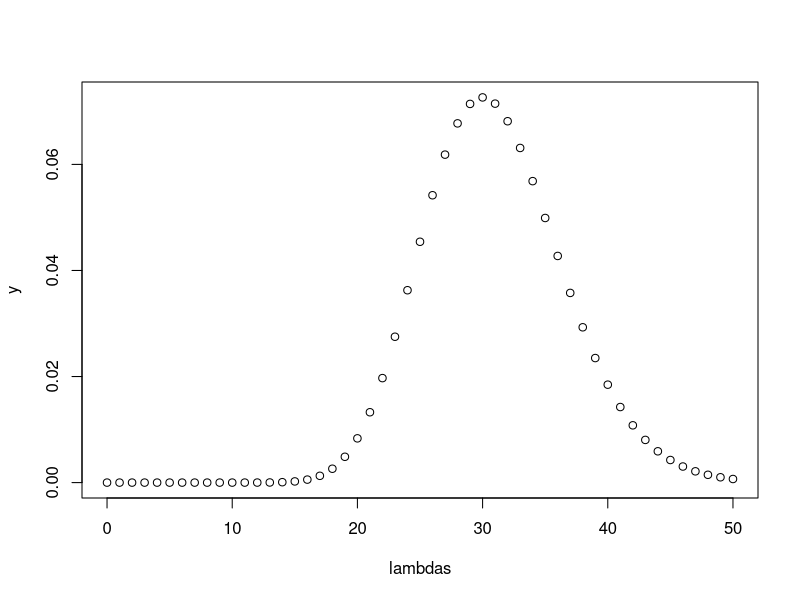
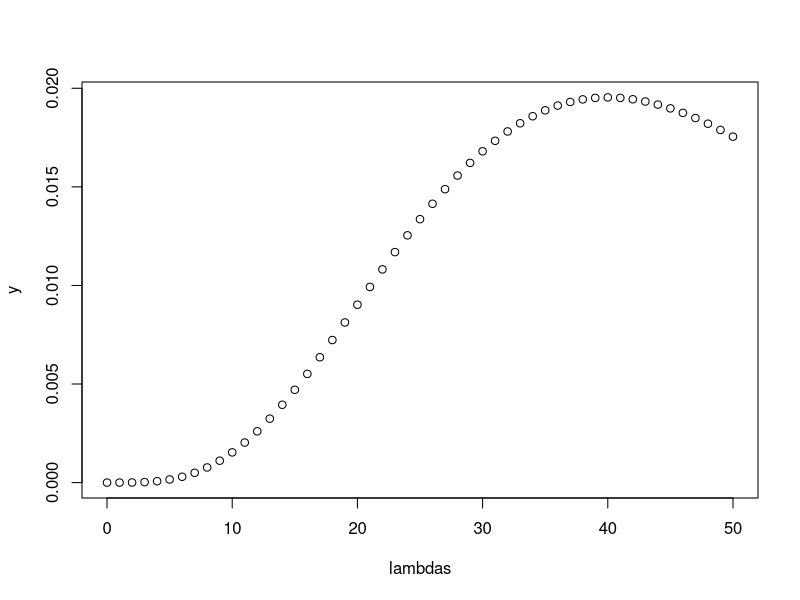
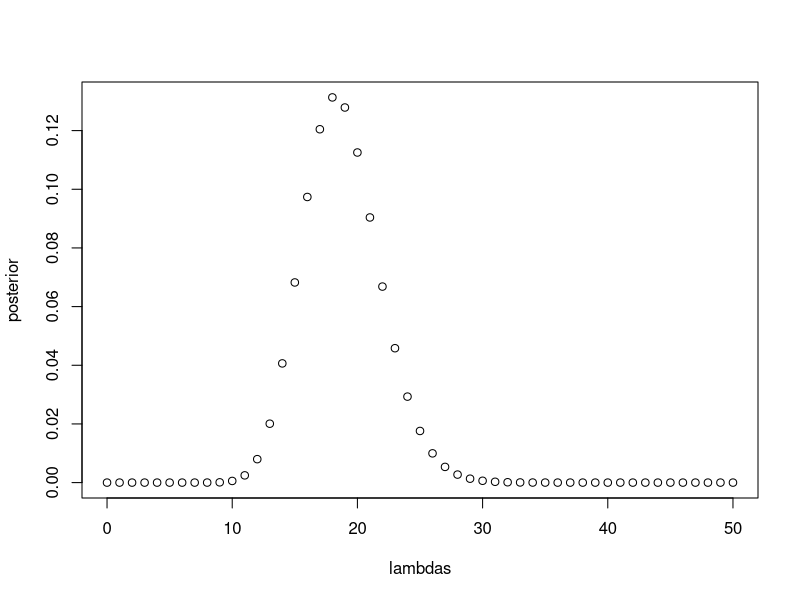
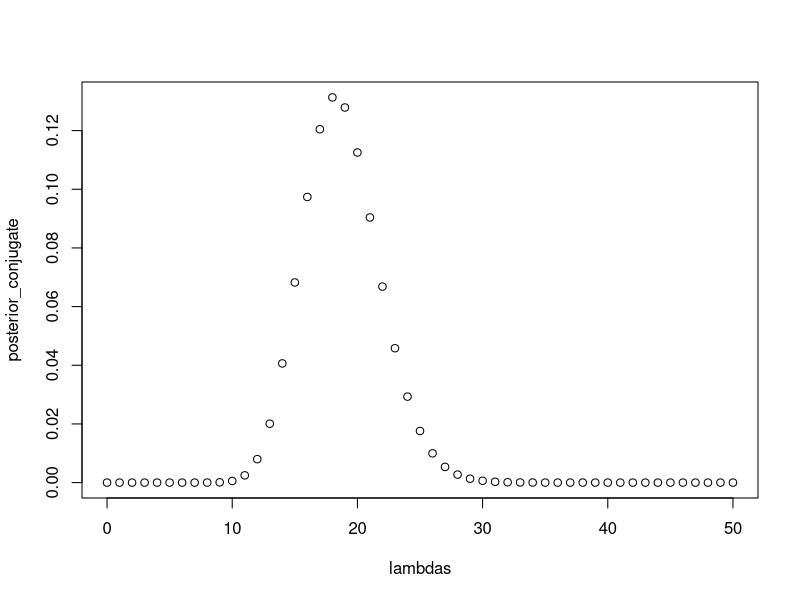
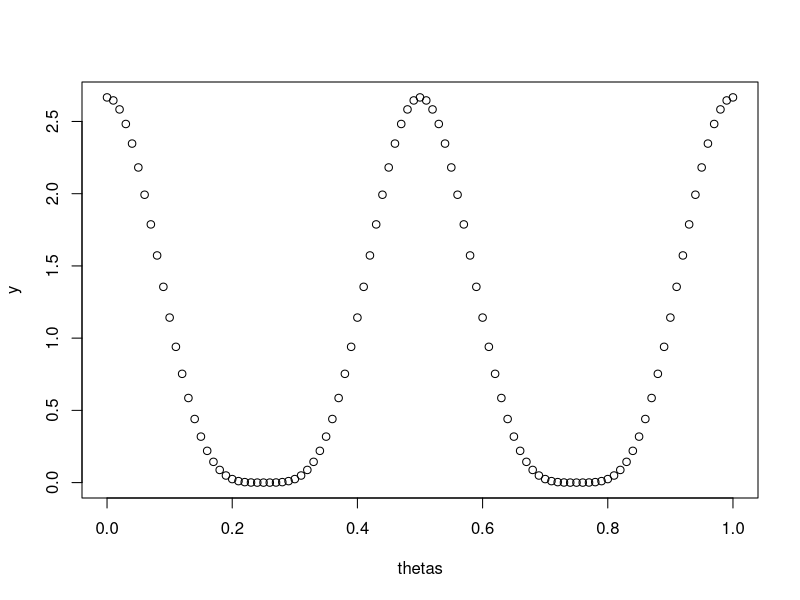

The R script that drew these images, in order:
poisson = function(k, lambda){
  return((exp(-lambda)*lambda^k)/factorial(k))
}

gamma = function(lambda, alpha, beta){
  return(
    ((beta^alpha)/factorial(alpha-1))*lambda^(alpha-1)*exp(-beta*lambda)
    )
}

#1.1
lambdas = 0:50      #number of expected occurences
k = 30              #number of occurences
y = poisson(k, lambdas)
plot(lambdas,y)

#1.2
a = 5          #number of occurences   
b = 0.1         #number of intervals
y = gamma(lambdas, a, b)
plot(lambdas, y)


#1.3
a = 7.5
b = 1
k = 30

likelihood = poisson(k, lambdas)
prior = gamma(lambdas, a, b)
evidence = sum(likelihood*prior)
posterior = likelihood*prior/evidence
plot(lambdas, posterior)

#1.4
posterior_conjugate = gamma(lambdas, a + k, b + 1)
plot(lambdas, posterior_conjugate)


#2.1
prior = function(theta){
  return(2/3*(cos(4*pi*theta)+1)^2)
}

thetas = seq(0,1,0.01)
y = prior(thetas)
plot(thetas, y)
